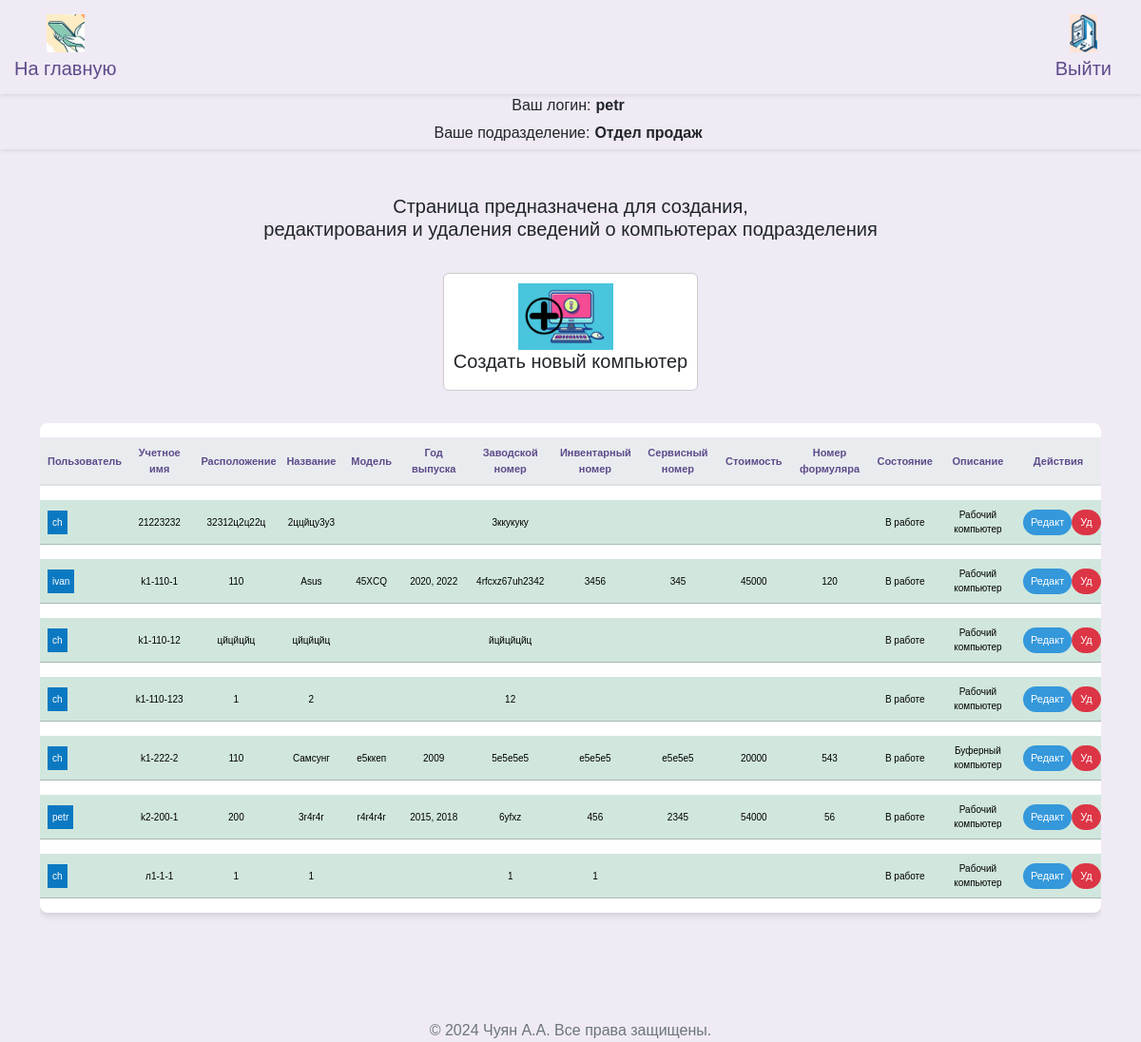
Screenshot of /arms (signed in) with the database file from the repository.
### src/database/models.py (models this page shows, shortened)
class Worker(Base):
    __tablename__ = "worker"
    id = Column(Integer, primary_key=True)
    role = Column(Enum(Role), default=Role.guest)
    fio = Column(String)
    name = Column(String, unique=True)
    password = Column(String)
    department = Column(String)
    position = Column(String)
    description = Column(String, default=None)
    conn_worker_arm = relationship(
        "Arm", back_populates="conn_arm_worker"
    )

class Arm(Base):
    __tablename__ = "arm"
    id = Column(Integer, primary_key=True)
    title = Column(String, unique=True)
    department_arm = Column(String)
    location = Column(String)
    name = Column(String)
    model = Column(String)
    release = Column(String)
    num_serial = Column(String)
    num_invent = Column(String)
    num_service = Column(String)
    price = Column(String)
    formular = Column(String)
    state = Column(String)
    description = Column(String, default=None)
    description2 = Column(String, default=None)
    description3 = Column(String, default=None)
    id_worker = Column(Integer, ForeignKey("worker.id"), default=1)
    conn_arm_worker = relationship(
        "Worker", back_populates="conn_worker_arm"
    )

### src/frontend/router.py (the view)
@router.get("/arms")
async def get_arms(
    request: Request,
    worker: Worker = Depends(get_worker_or_redirect),
    session: AsyncSession = Depends(get_session),
):
    data = await CRUDArm.get_all_arm_sorted(session)
    data_worker = await CRUDWorker.get_all(session)
    return templates.TemplateResponse(
        "arms/index.html",
        {"request": request, "worker": worker, "data": data, "data_worker": data_worker},
    )

### src/frontend/template/arms/index.html (shortened to what this page needs)
{% extends "base/base.html" %}
{% block content %}
<head>
</head>
<h5 class="mb-4" style="margin-bottom: 60px; text-align: center;">Страница предназначена для создания,<br> редактирования и удаления сведений о компьютерах подразделения</h5>
<div class="d-flex flex-wrap justify-content-center align-items-center">
  <a class="nav-link " href="#" data-bs-toggle="modal" data-bs-target="#modalCreateArm" data-bs-department-arm= "{{worker.department}}" style="text-decoration: none;" >
    <div class="d-flex align-items-center card" style="margin: 10px; border: 1px solid #ccc; padding: 10px; display: flex; justify-content: center;">
      <img src="../frontend/assets/img/icon_create_arm.jpg" alt="..." style="width: 100px; height: auto; margin-right: 10px;">
      <div>
        <h5 class="card-title" style="text-align: center;">Создать новый компьютер</h5>
      </div>
    </div>
  </a>
</div>
<div class="row">
  <div class="col-12">
    <div class="table-responsive">
      <table class="table table-hover table-shadow table-rounded">
        <thead>
          <tr>
            <th scope="col" >Пользователь</th>
            <th scope="col" >Учетное имя</th>
            <th scope="col" >Расположение</th>
            <th scope="col" >Название</th>
            <th scope="col" >Модель</th>
            <th scope="col" >Год выпуска</th>
            <th scope="col" >Заводской номер</th>
            <th scope="col" >Инвентарный номер</th>
            <th scope="col" >Сервисный номер</th>
            <th scope="col" >Стоимость</th>
            <th scope="col" >Номер формуляра</th>
            <th scope="col" >Состояние</th>
            <th scope="col" >Описание</th>
            <th scope="col" >Действия</th>
          </tr>
        </thead>
        <tbody class="text-center">
          {% for tuple in data %}
            {% set object = tuple %}
              {% if object.department_arm == worker.department %}
                {% for tuple2 in data_worker %}
                  {% if tuple2.id == object.id_worker %}
                    {% set varUserName = tuple2.name %}
                    {% set varUserId = tuple2.id %}
                    <tr class="table-success">
                      <td>
                        <div style="display: flex;">
                          <span style="padding: 5px;
                            {% if varUserName == 'Нет пользователя' %}
                              background-color: #ff0000;
                            {% else %}
                              background-color: #0b79c2;
                            {% endif %}
                            color: white;">
                            {{varUserName}}
                          </span>
                        </div>
                      </td>
                      <td>{{ object.title }}</td>
                      <td>{{ object.location }}</td>
                      <td>{{ object.name }}</td>
                      <td>{{ object.model }}</td>
                      <td>{{ object.release }}</td>
                      <td>{{ object.num_serial }}</td>
                      <td>{{ object.num_invent }}</td>
                      <td>{{ object.num_service }}</td>
                      <td>{{ object.price }}</td>
                      <td>{{ object.formular }}</td>
                      <td>{{ object.state }}</td>
                      <td>{{ object.description }}</td>
                      <td>
                        <div style="display: flex;">
                          <button type="button" class="btn btn-primary btn-sm" style="background-color: #3498db; color: white; font-size: 11px;"
                            data-bs-toggle="modal"
                            data-bs-target="#modalUpdate"
                            data-bs-id="{{object.id}}"
                            data-bs-user="{{varUserName}}"
                            data-bs-title="{{object.title}}"
                            data-bs-location="{{object.location}}"
                            data-bs-name="{{object.name}}"
                            data-bs-model="{{object.model}}"
                            data-bs-release="{{object.release}}"
                            data-bs-num_serial="{{object.num_serial}}"
                            data-bs-num_invent="{{object.num_invent}}"
                            data-bs-num_service="{{object.num_service}}"
                            data-bs-price="{{object.price}}"
                            data-bs-formular="{{object.formular}}"
                            data-bs-state="{{object.state}}"
                            data-bs-description="{{object.description}}"
                            data-bs-workerdepartment= "{{worker.department}}"
                            data-bs-user_id="{{varUserId}}"
                            console.log(data-bs-user)
                            >
                            Редакт
                          </button>
                          <button type="button" class="btn btn-danger btn-sm" style="color: white; font-size: 11px;"
                            onclick="deleteArm('{{ object.id }}')">
                            Уд
                          </button>
                        </div>
                      </td>
                    </tr>
                {% endif %}
              {% endfor %}
            {% endif %}
          {% endfor %}
        </tbody>
      </table>
    </div>
  </div>
</div>
{% endblock %}

### src/frontend/template/base/info.html (shortened to what this page needs)
<nav class="info navbar-expand-lg navbar-light shadow-sm">
  <div class="user-info">
    <div class="d-flex align-items-center">
      <span class="label">Ваш логин:</span>
      <span class="value">{{ worker.name }}</span>
    </div>
    <div class="d-flex align-items-center">
      <span class="label">Ваше подразделение:</span>
      <span class="value">{{ worker.department }}</span>
    </div>
  </div>
</nav>

### src/frontend/assets/css/base.css (style rules this page uses)
body { margin: 0; font-family: 'Nunito Sans', Arial, sans-serif; background-color: #efeaf4; }
.navbar-brand, .nav-link { color: #5e4b8b !important; }
.nav-link { margin: 0 10px; border-radius: 20px; transition: background-color 0.3s, color 0.3s; }
.table { background-color: #ffffff; color: #5e4b8b; border-collapse: separate; border-spacing: 0 15px; }
.table th, .table td { border-top: none !important; vertical-align: middle; }
.table thead th { background-color: #e9ecef; color: #5e4b8b; border-bottom: 2px solid #dee2e6; }
.table .btn, .table a { color: #7e57c2; transition: color 0.3s; }
.table td { padding: .5rem; }
.table-rounded { border-radius: .5rem; overflow: hidden; }
.table-shadow { box-shadow: 0 4px 6px rgba(0, 0, 0, 0.1); }
.btn { border-radius: 20px; }
.btn-primary { background-color: #8e44b0; border: none; color: #ffffff; transition: background-color 0.3s, color 0.3s, box-shadow 0.3s; }

### src/frontend/template/base/nav.html (style rules this page uses)
.user-info { text-align: center; display: flex; flex-direction: column; align-items: center; }

### src/frontend/template/base/info.html (style rules this page uses)
body, html { margin: 0; padding: 0; width: 100%; height: 100%; }
.user-info { text-align: center; display: flex; flex-direction: column; align-items: center; }
.user-info .label, .user-info .value { display: inline-block; width: auto; margin-right: 5px; max-width: 250px; margin-bottom: 5px; }
.user-info .value { font-weight: bold; }

### src/frontend/template/arms/index.html (style rules this page uses)
table { font-family: Arial, sans-serif; }
.table th, .table td { max-width: 90px; }
td { font-size: 10px; }
th { text-align: center; font-size: 11px; }

### rows the page displays
Worker: name "petr", department "Отдел продаж"
Arm: title "21223232", location "32312ц2ц22ц", name "2ццйцу3у3", num_serial "3ккукуку", state "В работе", description "Рабочий компьютер"
Worker: name "ch"
Arm: title "k1-110-1", location "110", name "Asus", model "45XCQ", release "2020, 2022", num_serial "4rfcxz67uh2342", num_invent "3456", num_service "345", price "45000", formular "120", state "В работе", description "Рабочий компьютер"
Worker: name "ivan"
Arm: title "k1-110-12", location "цйцйцйц", name "цйцйцйц", num_serial "йцйцйцйц", state "В работе", description "Рабочий компьютер"
Arm: title "k1-110-123", location "1", name "2", num_serial "12", state "В работе", description "Рабочий компьютер"
Arm: title "k1-222-2", location "110", name "Самсунг", model "е5ккеп", release "2009", num_serial "5е5е5е5", num_invent "е5е5е5", num_service "е5е5е5", price "20000", formular "543", state "В работе", description "Буферный компьютер"
Arm: title "k2-200-1", location "200", name "3r4r4r", model "r4r4r4r", release "2015, 2018", num_serial "6yfxz", num_invent "456", num_service "2345", price "54000", formular "56", state "В работе", description "Рабочий компьютер"
Arm: title "л1-1-1", location "1", name "1", num_serial "1", num_invent "1", state "В работе", description "Рабочий компьютер"
